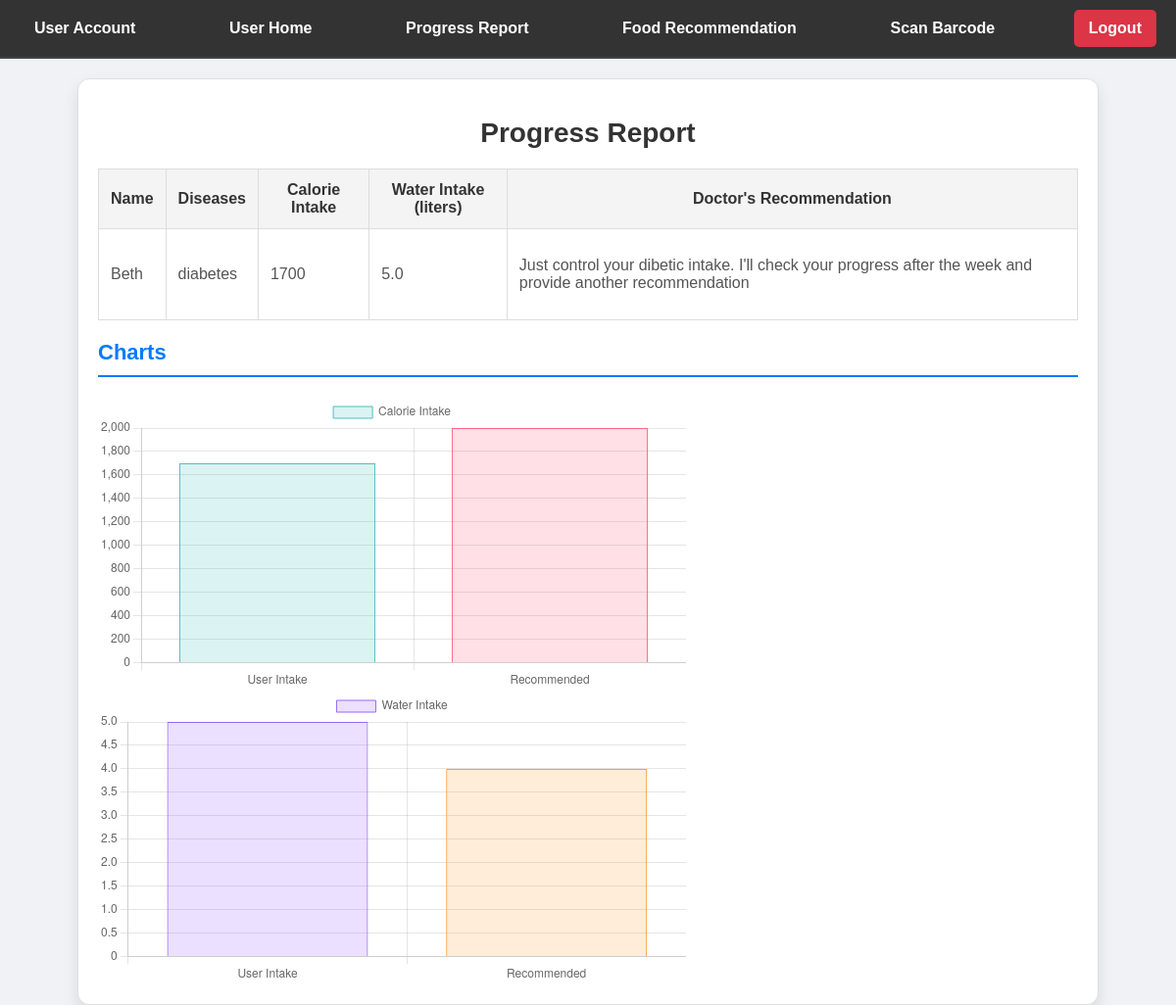
Page /progress_report (signed in) on the committed database.
### tables this page shows
CREATE TABLE users (
            id INTEGER PRIMARY KEY AUTOINCREMENT,
            name TEXT NOT NULL,
            password TEXT NOT NULL,
            diseases TEXT,  -- Comma-separated list of diseases
            professional_help TEXT NOT NULL,  -- 'yes' or 'no'
            calorie_intake INTEGER,
            water_intake REAL,
            user_type TEXT NOT NULL  -- 'normal' or 'healthcare_professional'
        );

### app.py (the view)
@app.route('/progress_report')
def progress_report():
    if 'username' in session:
        conn = connect_db()
        cursor = conn.cursor()
        username = session['username']
        cursor.execute("""
            SELECT id, name, diseases, calorie_intake, water_intake
            FROM users
            WHERE name = ?
        """, (username,))
        user_data = cursor.fetchone()
        if not user_data:
            return "User not found", 404
        user_id = user_data[0]
        cursor.execute("""
            SELECT DISTINCT recommendations
            FROM medical_recommendations
            WHERE user_id = ?
        """, (user_id,))
        recommendations = cursor.fetchall()
        return render_template('progress_report.html', user=user_data, recommendations=[r[0] for r in recommendations])
    return redirect(url_for('main'))

### db.py (called while the page is built)
def connect_db():
    conn = sqlite3.connect('dietary_management.db')
    return conn

### templates/progress_report.html (shortened to what this page needs)
<!DOCTYPE html>
<html lang="en">
<head>
    <link rel="stylesheet" href="{{ url_for('static', filename='css/styles.css') }}">
</head>
<body>
    <div class="navbar">
        {% if session['user_type'] == 'normal' %}
            <a href="{{ url_for('uaccount') }}">User Account</a>
            <a href="{{ url_for('uhome') }}">User Home</a>
            <a href="{{ url_for('progress_report') }}">Progress Report</a>
            <a href="{{ url_for('food_recommendation') }}">Food Recommendation</a>
        {% elif session['user_type'] == 'healthcare_professional' %}
            <a href="{{ url_for('haccount') }}">Healthcare Account</a>
            <a href="{{ url_for('hhome') }}">Healthcare Home</a>
        {% endif %}
        <a href="{{ url_for('scan_barcode') }}">Scan Barcode</a>
        <a class="logout" href="{{ url_for('logout') }}">Logout</a>
    </div>
    <div class="report-container">
        <h1>Progress Report</h1>
        <table border="1">
            <thead>
                <tr>
                    <th>Name</th>
                    <th>Diseases</th>
                    <th>Calorie Intake</th>
                    <th>Water Intake (liters)</th>
                    <th>Doctor's Recommendation</th>
                </tr>
            </thead>
            <tbody>
                <tr>
                    <td>{{ user[1] }}</td>
                    <td>{{ user[2] }}</td>
                    <td>{{ user[3] }}</td>
                    <td>{{ user[4] }}</td>
                    <td>
                        {% if recommendations %}
                            {% set seen = [] %}
                            {% for rec in recommendations %}
                                {% if rec not in seen %}
                                    <p>{{ rec }}</p>
                                {% endif %}
                            {% endfor %}
                        {% else %}
                            No recommendations available
                        {% endif %}
                    </td>
                </tr>
            </tbody>
        </table>
        <h2>Charts</h2>
        <div style="width: 100%; max-width: 600px;">
            <canvas id="calorieChart"></canvas>
        </div>
        <div style="width: 100%; max-width: 600px;">
            <canvas id="waterChart"></canvas>
        </div>
        <script>
            // Data for the charts
            const userCalories = {{ user[3] }}; // User's calorie intake
            const recommendedCalories = 2000;
            const userWater = {{ user[4] }}; // User's water intake
            const recommendedWater = 4;
            // Calorie Intake Chart
            const calorieData = {
                labels: ['User Intake', 'Recommended'],
                datasets: [{
                    label: 'Calorie Intake',
                    data: [userCalories, recommendedCalories],
                    backgroundColor: ['rgba(75, 192, 192, 0.2)', 'rgba(255, 99, 132, 0.2)'],
                    borderColor: ['rgba(75, 192, 192, 1)', 'rgba(255, 99, 132, 1)'],
                    borderWidth: 1
                }]
            };
            // Water Intake Chart
            const waterData = {
                labels: ['User Intake', 'Recommended'],
                datasets: [{
                    label: 'Water Intake',
                    data: [userWater, recommendedWater],
                    backgroundColor: ['rgba(153, 102, 255, 0.2)', 'rgba(255, 159, 64, 0.2)'],
                    borderColor: ['rgba(153, 102, 255, 1)', 'rgba(255, 159, 64, 1)'],
                    borderWidth: 1
                }]
            };
            // Create Calorie Chart
            new Chart(document.getElementById('calorieChart').getContext('2d'), {
                type: 'bar',
                data: calorieData,
                options: {
                    responsive: true,
                    scales: {
                        y: {
                            beginAtZero: true
                        }
                    }
                }
            });
            // Create Water Chart
            new Chart(document.getElementById('waterChart').getContext('2d'), {
                type: 'bar',
                data: waterData,
                options: {
                    responsive: true,
                    scales: {
                        y: {
                            beginAtZero: true
                        }
                    }
                }
            });
        </script>
    </div>
</body>
</html>

### static/css/styles.css (style rules this page uses)
body { font-family: Arial, sans-serif; background-image: url('https://img.freepik.com/free-vector/healthcare-medical-science-elegant-background_1017-26358.jpg?w=1060&t=st=1723663439~exp=1723664039~hmac=0f446d6db4c523a977004283e4bb4d9255dc144df20a890b39ed1638b7806fac'); background-size: cover; background-position: center; height: 100vh; margin: 0; background-color: #f0f2f5; }
.navbar { display: flex; justify-content: space-between; align-items: center; background-color: #333; padding: 10px 20px; border-bottom: 2px solid #444; color: white; }
.navbar a { color: white; text-decoration: none; padding: 10px 15px; font-size: 16px; font-weight: 600; border-radius: 5px; transition: background-color 0.3s ease, color 0.3s ease; display: block; }
.navbar .logout { background-color: #dc3545; color: white; padding: 10px 15px; border-radius: 5px; }
.report-container { max-width: 1000px; margin: 20px auto; padding: 20px; background-color: #ffffff; border: 1px solid #e0e0e0; border-radius: 12px; box-shadow: 0 8px 16px rgba(0, 0, 0, 0.1); }
.report-container h1 { text-align: center; color: #333; font-size: 28px; margin-bottom: 20px; }
.report-container h2 { color: #007bff; font-size: 22px; border-bottom: 2px solid #007bff; padding-bottom: 10px; margin-bottom: 20px; font-weight: 600; }
.report-container table { width: 100%; border-collapse: collapse; margin-bottom: 20px; }
.report-container table th, table td { padding: 12px; text-align: center; border: 1px solid #ddd; }
.report-container table th { background-color: #f4f4f4; color: #333; font-weight: bold; }
.report-container table td { color: #555; }
.manage-container table th, table td { padding: 12px; text-align: left; border: 1px solid #ddd; }

### rows in the picture
users: name "Beth", diseases "diabetes", calorie_intake "1700", water_intake "5.0"

### other values in the picture
{{ rec }} "Just control your dibetic intake. I'll check your progress after the week and provide another recommendation"
chart data {{ user[3] }} 1700
chart data {{ user[4] }} 5.0
